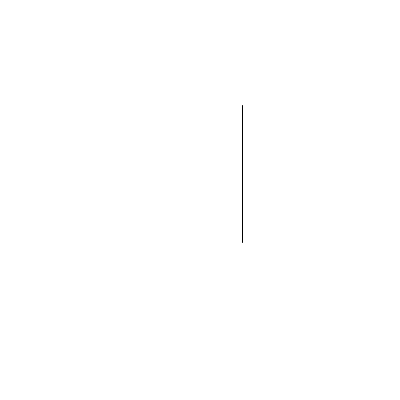
Frame 1 (no input)
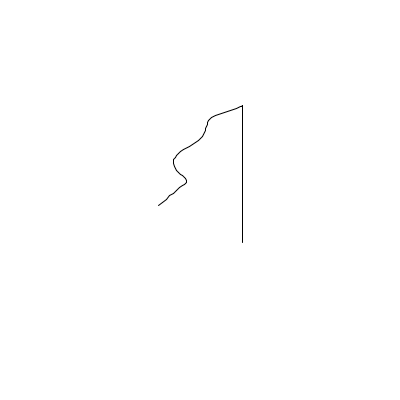
Frame 60 (the mouse pressed at the canvas centre just before this capture)
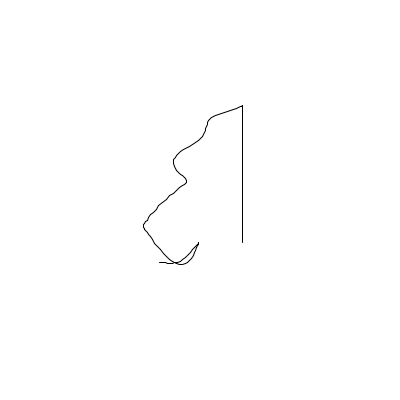
Frame 120 (the mouse held since frame 60 and released just before this capture)

The Processing sketch that drew these frames (run headless with seeded random() and noise(); from frame 60 on, the mouse is pressed at the canvas centre):

// Processing sketch: RandomWalker
// ── RandomWalker.pde
Walker w;
void setup(){
  size(400,400);
 
  w=new Walker();
   background(255);
}

void draw(){
w.step();
w.render();

}

// ── Walker.pde
class Walker{
  float x,y;
  float tx,ty;
  
  float prevX,prevY;
  
  Walker(){
    tx=0;
    ty=1000;
    print(noise(tx));
    println();
    print(noise(ty));
    x=map(noise(0),0,1,0,width);
    
    y=map(noise(0),0,1,0,height);
  }
 
  void render(){
    stroke(0);
    line(prevX,prevY,x,y);
  }
  void step(){
  prevX=x;
  prevY=y;
  x=map(noise(tx),0,1,0,width);
   y=map(noise(ty),0,1,0,height);
   tx+=0.01;
   ty+=0.01;
  
  }
  
}
